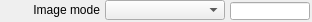
    <widget class="caFrame" name="caFrame_28">
     <property name="geometry">
      <rect>
       <x>25</x>
       <y>110</y>
       <width>312</width>
       <height>22</height>
      </rect>
     </property>
     <widget class="caLabel" name="caLabel_38">
      <property name="geometry">
       <rect>
        <x>-20</x>
        <y>0</y>
        <width>120</width>
        <height>20</height>
       </rect>
      </property>
      <property name="frameShape">
       <enum>QFrame::NoFrame</enum>
      </property>
      <property name="text">
       <string>Image mode</string>
      </property>
      <property name="alignment">
       <set>Qt::AlignAbsolute|Qt::AlignRight|Qt::AlignTrailing|Qt::AlignVCenter</set>
      </property>
      <property name="fontScaleMode">
       <enum>ESimpleLabel::WidthAndHeight</enum>
      </property>
      <property name="foreground">
       <color>
        <red>0</red>
        <green>0</green>
        <blue>0</blue>
       </color>
      </property>
      <property name="background">
       <color alpha="0">
        <red>0</red>
        <green>0</green>
        <blue>0</blue>
       </color>
      </property>
     </widget>
     <widget class="caMenu" name="caMenu_7">
      <property name="geometry">
       <rect>
        <x>105</x>
        <y>0</y>
        <width>120</width>
        <height>20</height>
       </rect>
      </property>
      <property name="channel" stdset="0">
       <string>$(P)$(R)ImageMode</string>
      </property>
      <property name="colorMode">
       <enum>caMenu::Static</enum>
      </property>
      <property name="foreground">
       <color>
        <red>0</red>
        <green>0</green>
        <blue>0</blue>
       </color>
      </property>
      <property name="background">
       <color>
        <red>115</red>
        <green>223</green>
        <blue>255</blue>
       </color>
      </property>
     </widget>
     <widget class="caLineEdit" name="caLineEdit_26">
      <property name="geometry">
       <rect>
        <x>230</x>
        <y>2</y>
        <width>80</width>
        <height>18</height>
       </rect>
      </property>
      <property name="alignment">
       <set>Qt::AlignAbsolute|Qt::AlignLeading|Qt::AlignLeft|Qt::AlignVCenter</set>
      </property>
      <property name="channel" stdset="0">
       <string>$(P)$(R)ImageMode_RBV</string>
      </property>
      <property name="foreground">
       <color>
        <red>10</red>
        <green>0</green>
        <blue>184</blue>
       </color>
      </property>
      <property name="background">
       <color>
        <red>187</red>
        <green>187</green>
        <blue>187</blue>
       </color>
      </property>
      <property name="colorMode">
       <enum>caLineEdit::Static</enum>
      </property>
      <property name="precisionMode">
       <enum>caLineEdit::Channel</enum>
      </property>
      <property name="limitsMode">
       <enum>caLineEdit::Channel</enum>
      </property>
      <property name="maxValue">
       <double>1.000000000000000</double>
      </property>
      <property name="minValue">
       <double>0.000000000000000</double>
      </property>
      <property name="fontScaleMode">
       <enum>caLineEdit::WidthAndHeight</enum>
      </property>
      <property name="formatType">
       <enum>caLineEdit::string</enum>
      </property>
     </widget>
    </widget>
